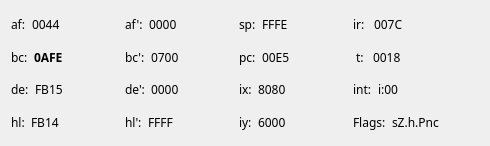
<?xml version="1.0" encoding="UTF-8"?>
<ui version="4.0">
 <class>RegistersWidget</class>
 <widget class="QWidget" name="RegistersWidget">
  <property name="geometry">
   <rect>
    <x>0</x>
    <y>0</y>
    <width>490</width>
    <height>146</height>
   </rect>
  </property>
  <property name="font">
   <font>
    <family>Monaco</family>
   </font>
  </property>
  <property name="windowTitle">
   <string>Form</string>
  </property>
  <layout class="QVBoxLayout" name="verticalLayout_2">
   <item>
    <layout class="QHBoxLayout" name="horizontalLayout">
     <item>
      <layout class="QVBoxLayout" name="verticalLayout">
       <item>
        <layout class="QHBoxLayout" name="horizontalLayout_2">
         <item>
          <widget class="QLabel" name="label_18">
           <property name="text">
            <string>af:</string>
           </property>
          </widget>
         </item>
         <item>
          <widget class="QLabel" name="valAF">
           <property name="text">
            <string>0044</string>
           </property>
          </widget>
         </item>
         <item>
          <spacer name="horizontalSpacer_7">
           <property name="orientation">
            <enum>Qt::Horizontal</enum>
           </property>
           <property name="sizeHint" stdset="0">
            <size>
             <width>40</width>
             <height>20</height>
            </size>
           </property>
          </spacer>
         </item>
        </layout>
       </item>
       <item>
        <layout class="QHBoxLayout" name="horizontalLayout_7">
         <item>
          <widget class="QLabel" name="label_20">
           <property name="text">
            <string>bc:</string>
           </property>
          </widget>
         </item>
         <item>
          <widget class="QLabel" name="valBC">
           <property name="font">
            <font>
             <family>Monaco</family>
             <weight>75</weight>
             <bold>true</bold>
            </font>
           </property>
           <property name="text">
            <string>0AFE</string>
           </property>
          </widget>
         </item>
         <item>
          <spacer name="horizontalSpacer_8">
           <property name="orientation">
            <enum>Qt::Horizontal</enum>
           </property>
           <property name="sizeHint" stdset="0">
            <size>
             <width>40</width>
             <height>20</height>
            </size>
           </property>
          </spacer>
         </item>
        </layout>
       </item>
       <item>
        <layout class="QHBoxLayout" name="horizontalLayout_8">
         <item>
          <widget class="QLabel" name="label_34">
           <property name="text">
            <string>de:</string>
           </property>
          </widget>
         </item>
         <item>
          <widget class="QLabel" name="valDE">
           <property name="text">
            <string>FB15</string>
           </property>
          </widget>
         </item>
         <item>
          <spacer name="horizontalSpacer_9">
           <property name="orientation">
            <enum>Qt::Horizontal</enum>
           </property>
           <property name="sizeHint" stdset="0">
            <size>
             <width>40</width>
             <height>20</height>
            </size>
           </property>
          </spacer>
         </item>
        </layout>
       </item>
       <item>
        <layout class="QHBoxLayout" name="horizontalLayout_9">
         <item>
          <widget class="QLabel" name="label_36">
           <property name="text">
            <string>hl:</string>
           </property>
          </widget>
         </item>
         <item>
          <widget class="QLabel" name="valHL">
           <property name="text">
            <string>FB14</string>
           </property>
          </widget>
         </item>
         <item>
          <spacer name="horizontalSpacer_10">
           <property name="orientation">
            <enum>Qt::Horizontal</enum>
           </property>
           <property name="sizeHint" stdset="0">
            <size>
             <width>40</width>
             <height>20</height>
            </size>
           </property>
          </spacer>
         </item>
        </layout>
       </item>
      </layout>
     </item>
     <item>
      <layout class="QVBoxLayout" name="verticalLayout_3">
       <item>
        <layout class="QHBoxLayout" name="horizontalLayout_10">
         <item>
          <widget class="QLabel" name="label_21">
           <property name="text">
            <string>af':</string>
           </property>
          </widget>
         </item>
         <item>
          <widget class="QLabel" name="valAF1">
           <property name="text">
            <string>0000</string>
           </property>
          </widget>
         </item>
         <item>
          <spacer name="horizontalSpacer_11">
           <property name="orientation">
            <enum>Qt::Horizontal</enum>
           </property>
           <property name="sizeHint" stdset="0">
            <size>
             <width>40</width>
             <height>20</height>
            </size>
           </property>
          </spacer>
         </item>
        </layout>
       </item>
       <item>
        <layout class="QHBoxLayout" name="horizontalLayout_11">
         <item>
          <widget class="QLabel" name="label_23">
           <property name="text">
            <string>bc':</string>
           </property>
          </widget>
         </item>
         <item>
          <widget class="QLabel" name="valBC1">
           <property name="text">
            <string>0700</string>
           </property>
          </widget>
         </item>
         <item>
          <spacer name="horizontalSpacer_12">
           <property name="orientation">
            <enum>Qt::Horizontal</enum>
           </property>
           <property name="sizeHint" stdset="0">
            <size>
             <width>40</width>
             <height>20</height>
            </size>
           </property>
          </spacer>
         </item>
        </layout>
       </item>
       <item>
        <layout class="QHBoxLayout" name="horizontalLayout_12">
         <item>
          <widget class="QLabel" name="label_38">
           <property name="text">
            <string>de':</string>
           </property>
          </widget>
         </item>
         <item>
          <widget class="QLabel" name="valDE1">
           <property name="text">
            <string>0000</string>
           </property>
          </widget>
         </item>
         <item>
          <spacer name="horizontalSpacer_13">
           <property name="orientation">
            <enum>Qt::Horizontal</enum>
           </property>
           <property name="sizeHint" stdset="0">
            <size>
             <width>40</width>
             <height>20</height>
            </size>
           </property>
          </spacer>
         </item>
        </layout>
       </item>
       <item>
        <layout class="QHBoxLayout" name="horizontalLayout_13">
         <item>
          <widget class="QLabel" name="label_40">
           <property name="text">
            <string>hl':</string>
           </property>
          </widget>
         </item>
         <item>
          <widget class="QLabel" name="valHL1">
           <property name="text">
            <string>FFFF</string>
           </property>
          </widget>
         </item>
         <item>
          <spacer name="horizontalSpacer_14">
           <property name="orientation">
            <enum>Qt::Horizontal</enum>
           </property>
           <property name="sizeHint" stdset="0">
            <size>
             <width>40</width>
             <height>20</height>
            </size>
           </property>
          </spacer>
         </item>
        </layout>
       </item>
      </layout>
     </item>
     <item>
      <layout class="QVBoxLayout" name="verticalLayout_4">
       <item>
        <layout class="QHBoxLayout" name="horizontalLayout_14">
         <item>
          <widget class="QLabel" name="label_25">
           <property name="text">
            <string>sp:</string>
           </property>
          </widget>
         </item>
         <item>
          <widget class="QLabel" name="valSP">
           <property name="text">
            <string>FFFE</string>
           </property>
          </widget>
         </item>
         <item>
          <spacer name="horizontalSpacer_15">
           <property name="orientation">
            <enum>Qt::Horizontal</enum>
           </property>
           <property name="sizeHint" stdset="0">
            <size>
             <width>40</width>
             <height>20</height>
            </size>
           </property>
          </spacer>
         </item>
        </layout>
       </item>
       <item>
        <layout class="QHBoxLayout" name="horizontalLayout_15">
         <item>
          <widget class="QLabel" name="label_28">
           <property name="text">
            <string>pc:</string>
           </property>
          </widget>
         </item>
         <item>
          <widget class="QLabel" name="valPC">
           <property name="text">
            <string>00E5</string>
           </property>
          </widget>
         </item>
         <item>
          <spacer name="horizontalSpacer_16">
           <property name="orientation">
            <enum>Qt::Horizontal</enum>
           </property>
           <property name="sizeHint" stdset="0">
            <size>
             <width>40</width>
             <height>20</height>
            </size>
           </property>
          </spacer>
         </item>
        </layout>
       </item>
       <item>
        <layout class="QHBoxLayout" name="horizontalLayout_16">
         <item>
          <widget class="QLabel" name="label_42">
           <property name="text">
            <string>ix:</string>
           </property>
          </widget>
         </item>
         <item>
          <widget class="QLabel" name="valIX">
           <property name="text">
            <string>8080</string>
           </property>
          </widget>
         </item>
         <item>
          <spacer name="horizontalSpacer_17">
           <property name="orientation">
            <enum>Qt::Horizontal</enum>
           </property>
           <property name="sizeHint" stdset="0">
            <size>
             <width>40</width>
             <height>20</height>
            </size>
           </property>
          </spacer>
         </item>
        </layout>
       </item>
       <item>
        <layout class="QHBoxLayout" name="horizontalLayout_17">
         <item>
          <widget class="QLabel" name="label_44">
           <property name="text">
            <string>iy:</string>
           </property>
          </widget>
         </item>
         <item>
          <widget class="QLabel" name="valIY">
           <property name="text">
            <string>6000</string>
           </property>
          </widget>
         </item>
         <item>
          <spacer name="horizontalSpacer_18">
           <property name="orientation">
            <enum>Qt::Horizontal</enum>
           </property>
           <property name="sizeHint" stdset="0">
            <size>
             <width>40</width>
             <height>20</height>
            </size>
           </property>
          </spacer>
         </item>
        </layout>
       </item>
      </layout>
     </item>
     <item>
      <layout class="QVBoxLayout" name="verticalLayout_5">
       <item>
        <layout class="QHBoxLayout" name="horizontalLayout_18">
         <item>
          <widget class="QLabel" name="label_30">
           <property name="text">
            <string>ir: </string>
           </property>
          </widget>
         </item>
         <item>
          <widget class="QLabel" name="valIR">
           <property name="text">
            <string>007C</string>
           </property>
          </widget>
         </item>
         <item>
          <spacer name="horizontalSpacer_19">
           <property name="orientation">
            <enum>Qt::Horizontal</enum>
           </property>
           <property name="sizeHint" stdset="0">
            <size>
             <width>40</width>
             <height>20</height>
            </size>
           </property>
          </spacer>
         </item>
        </layout>
       </item>
       <item>
        <layout class="QHBoxLayout" name="horizontalLayout_19">
         <item>
          <widget class="QLabel" name="label_32">
           <property name="text">
            <string> t: </string>
           </property>
          </widget>
         </item>
         <item>
          <widget class="QLabel" name="valT">
           <property name="text">
            <string>0018</string>
           </property>
          </widget>
         </item>
         <item>
          <spacer name="horizontalSpacer_20">
           <property name="orientation">
            <enum>Qt::Horizontal</enum>
           </property>
           <property name="sizeHint" stdset="0">
            <size>
             <width>40</width>
             <height>20</height>
            </size>
           </property>
          </spacer>
         </item>
        </layout>
       </item>
       <item>
        <layout class="QHBoxLayout" name="horizontalLayout_20">
         <item>
          <widget class="QLabel" name="label_46">
           <property name="text">
            <string>int:</string>
           </property>
          </widget>
         </item>
         <item>
          <widget class="QLabel" name="valINT">
           <property name="text">
            <string>i:00</string>
           </property>
          </widget>
         </item>
         <item>
          <spacer name="horizontalSpacer_21">
           <property name="orientation">
            <enum>Qt::Horizontal</enum>
           </property>
           <property name="sizeHint" stdset="0">
            <size>
             <width>40</width>
             <height>20</height>
            </size>
           </property>
          </spacer>
         </item>
        </layout>
       </item>
       <item>
        <layout class="QHBoxLayout" name="horizontalLayout_21">
         <item>
          <widget class="QLabel" name="label_48">
           <property name="text">
            <string>Flags:</string>
           </property>
          </widget>
         </item>
         <item>
          <widget class="QLabel" name="valFlags">
           <property name="text">
            <string>sZ.h.Pnc</string>
           </property>
          </widget>
         </item>
         <item>
          <spacer name="horizontalSpacer_22">
           <property name="orientation">
            <enum>Qt::Horizontal</enum>
           </property>
           <property name="sizeHint" stdset="0">
            <size>
             <width>40</width>
             <height>20</height>
            </size>
           </property>
          </spacer>
         </item>
        </layout>
       </item>
      </layout>
     </item>
    </layout>
   </item>
  </layout>
 </widget>
 <resources/>
 <connections/>
</ui>
